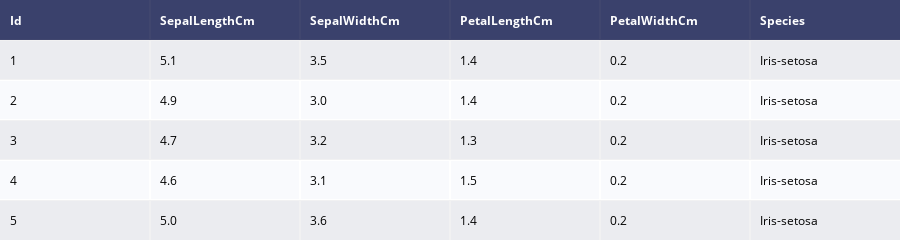

The code cell stored with this chart in its notebook:
### Markdown cell above
Let's begin by importing the Iris dataset, and showing the first 5 rows.

### Code cell
data=pd.read_csv("../input/Iris.csv")
table = ff.create_table(data.head())
py.iplot(table,filename='jupyter-table1')

### Figure 1 — Plotly figure (JSON) as saved in the notebook; plotly's stock layout.template omitted (floating-point values rounded to 4 significant figures)
{"data": [{"colorscale": [[0, "#00083e"], [0.5, "#ededee"], [1, "#ffffff"]], "hoverinfo": "none", "opacity": 0.75, "showscale": false, "type": "heatmap", "z": [[0, 0, 0, 0, 0, 0], [0.5, 0.5, 0.5, 0.5, 0.5, 0.5], [1, 1, 1, 1, 1, 1], [0.5, 0.5, 0.5, 0.5, 0.5, 0.5], [1, 1, 1, 1, 1, 1], [0.5, 0.5, 0.5, 0.5, 0.5, 0.5]]}], "layout": {"annotations": [{"align": "left", "font": {"color": "#ffffff"}, "showarrow": false, "text": "<b>Id</b>", "x": -0.45, "xanchor": "left", "xref": "x", "y": 0, "yref": "y"}, {"align": "left", "font": {"color": "#ffffff"}, "showarrow": false, "text": "<b>SepalLengthCm</b>", "x": 0.55, "xanchor": "left", "xref": "x", "y": 0, "yref": "y"}, {"align": "left", "font": {"color": "#ffffff"}, "showarrow": false, "text": "<b>SepalWidthCm</b>", "x": 1.55, "xanchor": "left", "xref": "x", "y": 0, "yref": "y"}, {"align": "left", "font": {"color": "#ffffff"}, "showarrow": false, "text": "<b>PetalLengthCm</b>", "x": 2.55, "xanchor": "left", "xref": "x", "y": 0, "yref": "y"}, {"align": "left", "font": {"color": "#ffffff"}, "showarrow": false, "text": "<b>PetalWidthCm</b>", "x": 3.55, "xanchor": "left", "xref": "x", "y": 0, "yref": "y"}, {"align": "left", "font": {"color": "#ffffff"}, "showarrow": false, "text": "<b>Species</b>", "x": 4.55, "xanchor": "left", "xref": "x", "y": 0, "yref": "y"}, {"align": "left", "font": {"color": "#000000"}, "showarrow": false, "text": "1", "x": -0.45, "xanchor": "left", "xref": "x", "y": 1, "yref": "y"}, {"align": "left", "font": {"color": "#000000"}, "showarrow": false, "text": "5.1", "x": 0.55, "xanchor": "left", "xref": "x", "y": 1, "yref": "y"}, {"align": "left", "font": {"color": "#000000"}, "showarrow": false, "text": "3.5", "x": 1.55, "xanchor": "left", "xref": "x", "y": 1, "yref": "y"}, {"align": "left", "font": {"color": "#000000"}, "showarrow": false, "text": "1.4", "x": 2.55, "xanchor": "left", "xref": "x", "y": 1, "yref": "y"}, {"align": "left", "font": {"color": "#000000"}, "showarrow": false, "text": "0.2", "x": 3.55, "xanchor": "left", "xref": "x", "y": 1, "yref": "y"}, {"align": "left", "font": {"color": "#000000"}, "showarrow": false, "text": "Iris-setosa", "x": 4.55, "xanchor": "left", "xref": "x", "y": 1, "yref": "y"}, {"align": "left", "font": {"color": "#000000"}, "showarrow": false, "text": "2", "x": -0.45, "xanchor": "left", "xref": "x", "y": 2, "yref": "y"}, {"align": "left", "font": {"color": "#000000"}, "showarrow": false, "text": "4.9", "x": 0.55, "xanchor": "left", "xref": "x", "y": 2, "yref": "y"}, {"align": "left", "font": {"color": "#000000"}, "showarrow": false, "text": "3.0", "x": 1.55, "xanchor": "left", "xref": "x", "y": 2, "yref": "y"}, {"align": "left", "font": {"color": "#000000"}, "showarrow": false, "text": "1.4", "x": 2.55, "xanchor": "left", "xref": "x", "y": 2, "yref": "y"}, {"align": "left", "font": {"color": "#000000"}, "showarrow": false, "text": "0.2", "x": 3.55, "xanchor": "left", "xref": "x", "y": 2, "yref": "y"}, {"align": "left", "font": {"color": "#000000"}, "showarrow": false, "text": "Iris-setosa", "x": 4.55, "xanchor": "left", "xref": "x", "y": 2, "yref": "y"}, {"align": "left", "font": {"color": "#000000"}, "showarrow": false, "text": "3", "x": -0.45, "xanchor": "left", "xref": "x", "y": 3, "yref": "y"}, {"align": "left", "font": {"color": "#000000"}, "showarrow": false, "text": "4.7", "x": 0.55, "xanchor": "left", "xref": "x", "y": 3, "yref": "y"}, {"align": "left", "font": {"color": "#000000"}, "showarrow": false, "text": "3.2", "x": 1.55, "xanchor": "left", "xref": "x", "y": 3, "yref": "y"}, {"align": "left", "font": {"color": "#000000"}, "showarrow": false, "text": "1.3", "x": 2.55, "xanchor": "left", "xref": "x", "y": 3, "yref": "y"}, {"align": "left", "font": {"color": "#000000"}, "showarrow": false, "text": "0.2", "x": 3.55, "xanchor": "left", "xref": "x", "y": 3, "yref": "y"}, {"align": "left", "font": {"color": "#000000"}, "showarrow": false, "text": "Iris-setosa", "x": 4.55, "xanchor": "left", "xref": "x", "y": 3, "yref": "y"}, {"align": "left", "font": {"color": "#000000"}, "showarrow": false, "text": "4", "x": -0.45, "xanchor": "left", "xref": "x", "y": 4, "yref": "y"}, {"align": "left", "font": {"color": "#000000"}, "showarrow": false, "text": "4.6", "x": 0.55, "xanchor": "left", "xref": "x", "y": 4, "yref": "y"}, {"align": "left", "font": {"color": "#000000"}, "showarrow": false, "text": "3.1", "x": 1.55, "xanchor": "left", "xref": "x", "y": 4, "yref": "y"}, {"align": "left", "font": {"color": "#000000"}, "showarrow": false, "text": "1.5", "x": 2.55, "xanchor": "left", "xref": "x", "y": 4, "yref": "y"}, {"align": "left", "font": {"color": "#000000"}, "showarrow": false, "text": "0.2", "x": 3.55, "xanchor": "left", "xref": "x", "y": 4, "yref": "y"}, {"align": "left", "font": {"color": "#000000"}, "showarrow": false, "text": "Iris-setosa", "x": 4.55, "xanchor": "left", "xref": "x", "y": 4, "yref": "y"}, {"align": "left", "font": {"color": "#000000"}, "showarrow": false, "text": "5", "x": -0.45, "xanchor": "left", "xref": "x", "y": 5, "yref": "y"}, {"align": "left", "font": {"color": "#000000"}, "showarrow": false, "text": "5.0", "x": 0.55, "xanchor": "left", "xref": "x", "y": 5, "yref": "y"}, {"align": "left", "font": {"color": "#000000"}, "showarrow": false, "text": "3.6", "x": 1.55, "xanchor": "left", "xref": "x", "y": 5, "yref": "y"}, {"align": "left", "font": {"color": "#000000"}, "showarrow": false, "text": "1.4", "x": 2.55, "xanchor": "left", "xref": "x", "y": 5, "yref": "y"}, {"align": "left", "font": {"color": "#000000"}, "showarrow": false, "text": "0.2", "x": 3.55, "xanchor": "left", "xref": "x", "y": 5, "yref": "y"}, {"align": "left", "font": {"color": "#000000"}, "showarrow": false, "text": "Iris-setosa", "x": 4.55, "xanchor": "left", "xref": "x", "y": 5, "yref": "y"}], "height": 230, "margin": {"b": 0, "l": 0, "r": 0, "t": 0}, "xaxis": {"dtick": 1, "gridwidth": 2, "showticklabels": false, "tick0": -0.5, "ticks": "", "zeroline": false}, "yaxis": {"autorange": "reversed", "dtick": 1, "gridwidth": 2, "showticklabels": false, "tick0": 0.5, "ticks": "", "zeroline": false}}}
